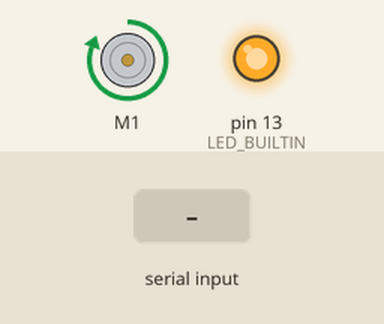
Recording of a sketch running on a simulated Arduino Uno, built with avr-gcc and run on an emulated ATmega328P. Parts: DC motor (green arrow = forward, orange = backward, longer = faster), output pins drawn as LEDs (lit = HIGH). The inputs (shaded band) are chosen by the test bench. What the sketch prints to the serial monitor is not drawn.

Above: at 1.2 s.
1.3 s: "g" received over Serial
4.3 s: "l" received over Serial
5.8 s: "r" received over Serial
Timing chart, 0 to 8.8 s (numbered marks = the images above; inputs shaded):
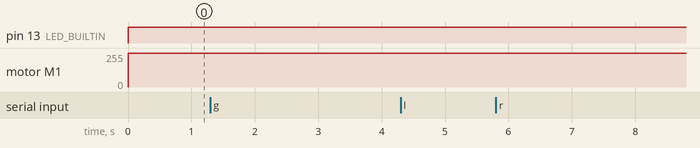

The sketch:

sketch_dec05a.ino
```cpp
#include <AFMotor.h>
char state = 'g';

AF_DCMotor m1(1);

void setup() {
  m1.setSpeed(255);
  pinMode(LED_BUILTIN, OUTPUT);
  digitalWrite(LED_BUILTIN, LOW);
  Serial.begin(9600); // Default communication rate of the Bluetooth module
}

void loop() {
  if(Serial.available() > 0){ // Checks whether data is comming from the serial port
    state = char(Serial.read()); // Reads the data from the serial port
    Serial.println(state);
 }

 if (state == 'g') {
  digitalWrite(LED_BUILTIN, HIGH);
  Serial.println("shooting");
  m1.run(FORWARD);
 }
 else if (state == 'l') {
  //todo move turret left
 }
 else if (state == 'r') {
  //todo move turret right
 }
 else if (state == 'u') {
  //todo move turret up
 }
 else if (state == 'd') {
  //todo move turret down
 }
 else if (state == 'x') {
  //todo move left
 }
 else if (state == 'y') {
  //todo move right
 }
 else if (state == 'f') {
  //todo move forward
 }
 else if (state == 'b') {
  //todo move back
 } else {
  digitalWrite(LED_BUILTIN, LOW); //turn led off
 }
}
```

Measured:
- after the input at 1.3 s, every drawn part: stays the same
- after the input at 4.3 s, every drawn part: stays the same
- after the input at 5.8 s, every drawn part: stays the same
